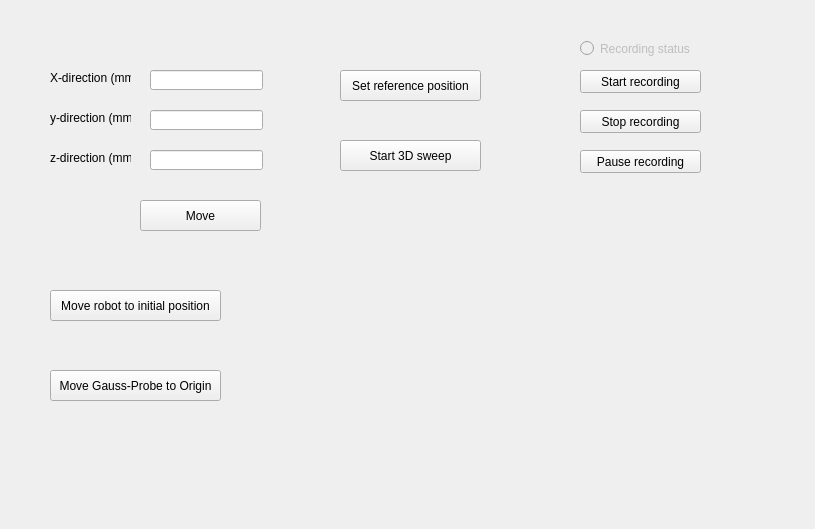
<?xml version="1.0" encoding="UTF-8"?>
<ui version="4.0">
 <class>Calib</class>
 <widget class="QWidget" name="Calib">
  <property name="geometry">
   <rect>
    <x>0</x>
    <y>0</y>
    <width>815</width>
    <height>529</height>
   </rect>
  </property>
  <property name="windowTitle">
   <string>Form</string>
  </property>
  <widget class="QLineEdit" name="x_dir">
   <property name="geometry">
    <rect>
     <x>150</x>
     <y>70</y>
     <width>113</width>
     <height>20</height>
    </rect>
   </property>
  </widget>
  <widget class="QLineEdit" name="y_dir">
   <property name="geometry">
    <rect>
     <x>150</x>
     <y>110</y>
     <width>113</width>
     <height>20</height>
    </rect>
   </property>
  </widget>
  <widget class="QLineEdit" name="z_dir">
   <property name="geometry">
    <rect>
     <x>150</x>
     <y>150</y>
     <width>113</width>
     <height>20</height>
    </rect>
   </property>
  </widget>
  <widget class="QLabel" name="label">
   <property name="geometry">
    <rect>
     <x>50</x>
     <y>70</y>
     <width>81</width>
     <height>16</height>
    </rect>
   </property>
   <property name="text">
    <string>X-direction (mm)</string>
   </property>
  </widget>
  <widget class="QLabel" name="label_2">
   <property name="geometry">
    <rect>
     <x>50</x>
     <y>110</y>
     <width>81</width>
     <height>16</height>
    </rect>
   </property>
   <property name="text">
    <string>y-direction (mm)</string>
   </property>
  </widget>
  <widget class="QLabel" name="label_3">
   <property name="geometry">
    <rect>
     <x>50</x>
     <y>150</y>
     <width>81</width>
     <height>16</height>
    </rect>
   </property>
   <property name="text">
    <string>z-direction (mm)</string>
   </property>
  </widget>
  <widget class="QPushButton" name="pushbutton_move">
   <property name="geometry">
    <rect>
     <x>140</x>
     <y>200</y>
     <width>121</width>
     <height>31</height>
    </rect>
   </property>
   <property name="text">
    <string>Move</string>
   </property>
   <property name="autoDefault">
    <bool>false</bool>
   </property>
   <property name="default">
    <bool>false</bool>
   </property>
   <property name="flat">
    <bool>false</bool>
   </property>
  </widget>
  <widget class="QPushButton" name="pushButton_record">
   <property name="geometry">
    <rect>
     <x>580</x>
     <y>70</y>
     <width>121</width>
     <height>23</height>
    </rect>
   </property>
   <property name="text">
    <string>Start recording</string>
   </property>
  </widget>
  <widget class="QPushButton" name="pushButton_stop_record">
   <property name="geometry">
    <rect>
     <x>580</x>
     <y>110</y>
     <width>121</width>
     <height>23</height>
    </rect>
   </property>
   <property name="text">
    <string>Stop recording</string>
   </property>
  </widget>
  <widget class="QRadioButton" name="radioButton_record_status">
   <property name="enabled">
    <bool>false</bool>
   </property>
   <property name="geometry">
    <rect>
     <x>580</x>
     <y>40</y>
     <width>111</width>
     <height>17</height>
    </rect>
   </property>
   <property name="text">
    <string>Recording status</string>
   </property>
   <property name="checkable">
    <bool>true</bool>
   </property>
  </widget>
  <widget class="QPushButton" name="pushButton_pauseRecording">
   <property name="geometry">
    <rect>
     <x>580</x>
     <y>150</y>
     <width>121</width>
     <height>23</height>
    </rect>
   </property>
   <property name="text">
    <string>Pause recording</string>
   </property>
  </widget>
  <widget class="QPushButton" name="pushButton_setReference">
   <property name="geometry">
    <rect>
     <x>340</x>
     <y>70</y>
     <width>141</width>
     <height>31</height>
    </rect>
   </property>
   <property name="text">
    <string>Set reference position</string>
   </property>
  </widget>
  <widget class="QPushButton" name="pushButton_start_3D_sweep">
   <property name="geometry">
    <rect>
     <x>340</x>
     <y>140</y>
     <width>141</width>
     <height>31</height>
    </rect>
   </property>
   <property name="text">
    <string>Start 3D sweep</string>
   </property>
  </widget>
  <widget class="QPushButton" name="pushButton_init_pos">
   <property name="geometry">
    <rect>
     <x>50</x>
     <y>290</y>
     <width>171</width>
     <height>31</height>
    </rect>
   </property>
   <property name="text">
    <string>Move robot to initial position</string>
   </property>
  </widget>
  <widget class="QPushButton" name="pushButton_GausstoOrigin">
   <property name="geometry">
    <rect>
     <x>50</x>
     <y>370</y>
     <width>171</width>
     <height>31</height>
    </rect>
   </property>
   <property name="text">
    <string>Move Gauss-Probe to Origin</string>
   </property>
  </widget>
 </widget>
 <resources/>
 <connections/>
</ui>
